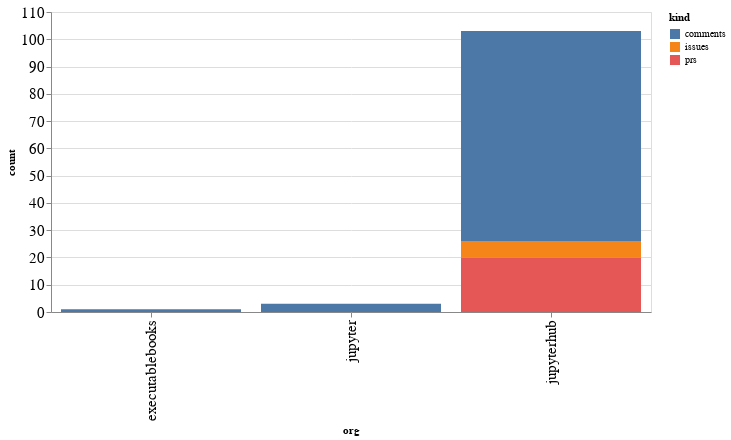

Notebook source saved alongside this figure:
### Code cell
alt.Chart(org_summaries, width=600).mark_bar().encode(
    x='org',
    y='count',
    color='kind',
    tooltip="org"
)

### Figure 1 — Vega-Lite specification as saved in the notebook (floating-point values rounded to 4 significant figures)
{"config": {"axisLeft": {"labelFontSize": 15}, "axisBottom": {"labelFontSize": 15}}, "data": {"name": "data-10914e7567180e75efa1cf621dee5a24"}, "mark": "bar", "encoding": {"color": {"type": "nominal", "field": "kind"}, "tooltip": {"type": "nominal", "field": "org"}, "x": {"type": "nominal", "field": "org"}, "y": {"type": "quantitative", "field": "count"}}, "width": 600, "$schema": "https://vega.github.io/schema/vega-lite/v4.8.1.json", "datasets": {"data-10914e7567180e75efa1cf621dee5a24": [{"org": "executablebooks", "kind": "comments", "count": 1}, {"org": "jupyter", "kind": "comments", "count": 3}, {"org": "jupyterhub", "kind": "comments", "count": 77}, {"org": "jupyterhub", "kind": "issues", "count": 6}, {"org": "jupyterhub", "kind": "prs", "count": 20}]}}
